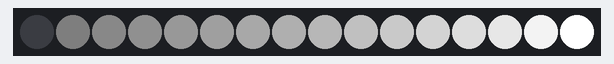
Bench run of a sketch on a simulated Arduino Uno, built with avr-gcc and run on an emulated ATmega328P. Parts: 16 RGB LEDs in strip order, left to right. Wiring (inferred from the names in the program): PCA9685 PWM driver at I2C address 0x40.

Above: at 0.06 s.
At 0.49 s:
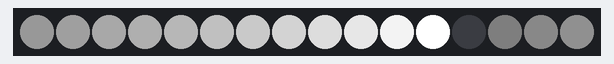
At 1.02 s:
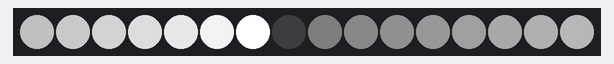
At 1.56 s:
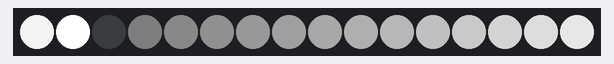
At 2.1 s:
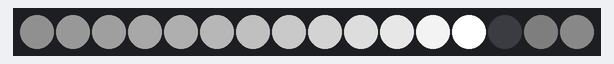

The sketch:

PCA9685_Rolling_LED_Test.ino
```cpp
#include <Wire.h>

// address of PCA9685 IC
#define PCF9685_ADDR 64
#define PCF9685_channels 16

// logarithmic PWM values
uint16_t values[PCF9685_channels]={0,75,164,266,386,525,688,878,1099,1356,1657,2007,2416,2892,3448,4095};//16 Values 0-4095

//Realisation of a pseudo cyclical PWM values
uint16_t getValue(uint8_t number)
{
  while(number>=PCF9685_channels)
    number -= PCF9685_channels;

  return values[number];
}

void setup() {
  //Initialize TWI
  Wire.begin();

  //init PCF9685
  Wire.beginTransmission(PCF9685_ADDR);
  Wire.write(0x00);     //Access Registe 0
  Wire.write(0b100000); //mode1 Enable Auto Increment - Disable Sleep
  Wire.write(0b10000);  //mode2 Invert true - LED- to PWMn Pin - LED+ to 5V
  Wire.endTransmission();
}

//Write a single Channel PWM Value
void writeChannelVal(uint16_t value){
  Wire.write(0x00);       //LEDn_ON_L
  Wire.write(0x00);       //LEDn_ON_H
  Wire.write(value&0xFF); //LEDn_OFF_L
  Wire.write(value>>8);   //LEDn_OFF_H
}


void loop() {
  //After eachg iteration step the LED Position should move
  for(uint8_t iteration=0; iteration < PCF9685_channels;iteration++)
  {

    //Due to the limited Buffer of the TWI Library the Access needs to be splitted
    for(uint8_t cycle=0;cycle<4;cycle++)
    {
      Wire.beginTransmission(PCF9685_ADDR);
      //Write Register LEDn_ON_L n={0,4,8,12}
      Wire.write(0x6+16*cycle);
      for(uint16_t i=0; i< 4;i++){
        //Always write 4 LED Values
        writeChannelVal(getValue(iteration+i+4*cycle));
      }
      Wire.endTransmission();
    }

    delay(100);
  }


}
```

Measured:
- by itself, everything shown: repeats every 1.7 s, in 16 steps
